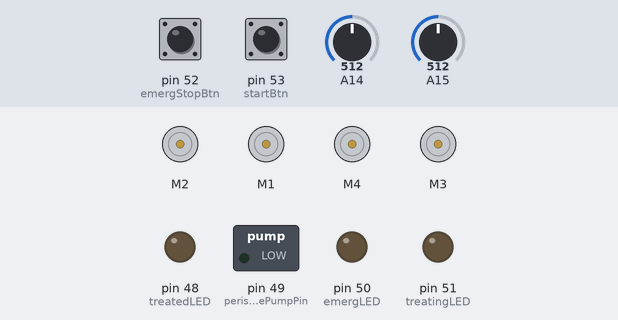
The sketch below on a simulated Arduino Mega 2560, built with avr-gcc and run on an emulated ATmega2560. Shown: 4 × DC motor (green arrow = forward, orange = backward, longer = faster), switched loads named in the sketch (green lamp = pin HIGH), output pins drawn as LEDs (lit = HIGH). Dashed ring = blinking. The inputs (shaded band) are chosen by the test bench; at power-on: pin 52 (emergStopBtn) HIGH, pin 53 (startBtn) HIGH, A14 = 512, A15 = 512. What the sketch prints to the serial monitor is not drawn.

Above: at 1.2 s.
1.3 s: pin 52 (emergStopBtn) pulled LOW for 0.15 s
At 1.4 s:
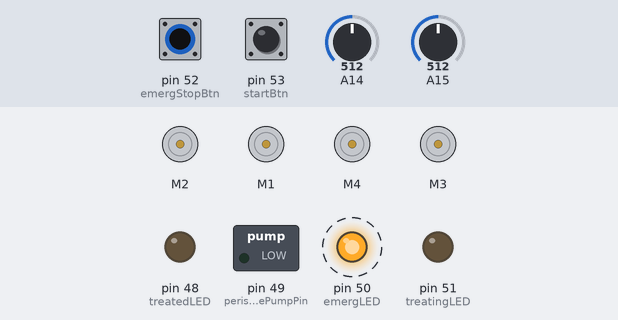
4.3 s: pin 53 (startBtn) pulled LOW for 0.15 s
At 4.6 s:
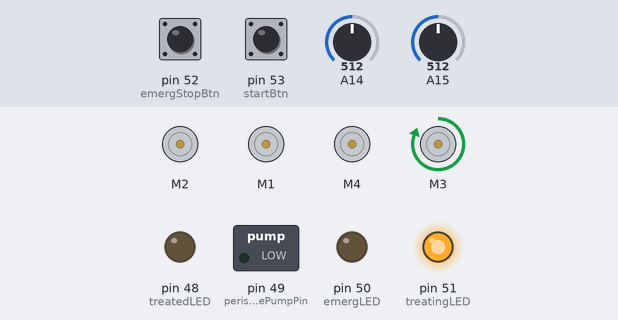
5.9 s: pin 52 (emergStopBtn) pulled LOW for 1 s
At 6.2 s:
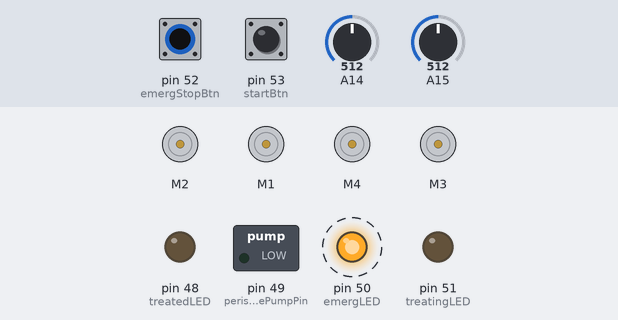
8.9 s: pin 53 (startBtn) pulled LOW for 1 s
At 19.3 s:
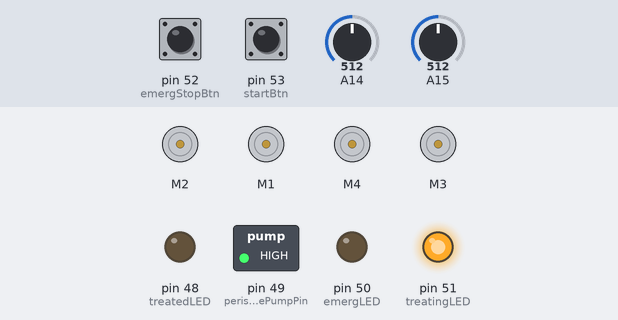
Timing chart, 0 to 25.4 s (numbered marks = the images above; inputs shaded):
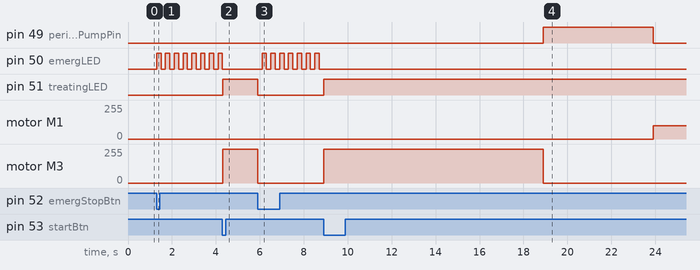

The sketch:

main.ino
```cpp
#include "turbiditySensor.h"
#include "control.h"
#include "comm.h"
#include "actuation.h"
#include "config.h"

#include "turbiditySensor.h"
#include "control.h"
#include "comm.h"
#include "actuation.h"
#include "config.h"

systemPhase phase = PHASE_DEFAULT;
unsigned long phaseStart = 0;

void setup() {
    initControls();
    initTurbidity();
    initActuators();
    initCommunication();
    initLEDS();

    phase = PHASE_DEFAULT;
    phaseStart = 0;

    float initialTurbIn = voltageToNTU(readTurbidityVoltage(turbidityInSens));
    float initialTurbOut = voltageToNTU(readTurbidityVoltage(turbidityOutSens));
    sendStatus(initialTurbIn, initialTurbOut, "offline", PHASE_DEFAULT, millis());
}

void loop() {
    unsigned long now = millis();

    static bool lastEmergencyState = false;
    bool emergencyState = emergencyPressed();

    if (emergencyState && !lastEmergencyState) {
        stopLED(treatingLED);
        stopLED(treatedLED);
        emergencyShutdown();
        phase = PHASE_EMERGENCY;

        sendStatus(
            voltageToNTU(readTurbidityVoltage(turbidityInSens)),
            voltageToNTU(readTurbidityVoltage(turbidityOutSens)),
            "emergency",
            PHASE_EMERGENCY,
            now
        );

        lastEmergencyState = emergencyState;
    }

    lastEmergencyState = emergencyState;

    switch (phase) {

        case PHASE_EMERGENCY:
            blinkLED(emergLED);
            if (startPressed()) {
                stopLED(emergLED);
                phase = PHASE_DEFAULT;
                phaseStart = now;
            }
            break;

        case PHASE_DEFAULT:
            stopActuators(PUMP_PERIS);
            stopActuators(MOTOR_MIX_FAST);
            stopActuators(MOTOR_MIX_SLOW);
            stopActuators(MOTOR_PRESS);
            stopActuators(PUMP_HORIZ);
            stopActuators(PUMP_CF);

            stopLED(treatingLED);
            stopLED(treatedLED);
            stopLED(emergLED);

            if (startPressed()) {
                phase = PHASE_IDLE;
                phaseStart = now;
                blinkLED(treatingLED);
            }
            break;

        case PHASE_IDLE:
            stopLED(treatingLED);
            stopLED(treatedLED);

            phase = PHASE_PRE_CF;
            phaseStart = now;
            blinkLED(treatingLED);

            runActuators(PUMP_CF);

            sendStatus(voltageToNTU(readTurbidityVoltage(turbidityInSens)),
                       voltageToNTU(readTurbidityVoltage(turbidityOutSens)),
                       "online",
                       PHASE_PRE_CF,
                       now);
            break;

        case PHASE_PRE_CF:
            runLED(treatingLED);

            if (now - phaseStart >= CF_PUMP_DURATION_MS) {
                stopActuators(PUMP_CF);
                phase = PHASE_DISPENSING;
                phaseStart = now;
                blinkLED(treatingLED);

                runActuators(PUMP_PERIS);

                sendStatus(voltageToNTU(readTurbidityVoltage(turbidityInSens)),
                           voltageToNTU(readTurbidityVoltage(turbidityOutSens)),
                           "treating",
                           PHASE_DISPENSING,
                           now);
            }
            break;

        case PHASE_DISPENSING:
            runLED(treatingLED);

            if (now - phaseStart >= DISPENSE_DURATION_MS) {
                stopActuators(PUMP_PERIS);
                phase = PHASE_MIXING_SLOW;
                phaseStart = now;
                blinkLED(treatingLED);

                runActuators(MOTOR_MIX_SLOW);

                sendStatus(voltageToNTU(readTurbidityVoltage(turbidityInSens)),
                           voltageToNTU(readTurbidityVoltage(turbidityOutSens)),
                           "treating",
                           PHASE_MIXING_SLOW,
                           now);
            }
            break;

        case PHASE_MIXING_SLOW:
            runLED(treatingLED);

            if (now - phaseStart >= SLOW_MIX_DURATION_MS) {
                stopActuators(MOTOR_MIX_SLOW);
                phase = PHASE_MIXING_FAST;
                phaseStart = now;
                blinkLED(treatingLED);

                runActuators(MOTOR_MIX_FAST);

                sendStatus(voltageToNTU(readTurbidityVoltage(turbidityInSens)),
                           voltageToNTU(readTurbidityVoltage(turbidityOutSens)),
                           "treating",
                           PHASE_MIXING_FAST,
                           now);
            }
            break;

        case PHASE_MIXING_FAST:
            blinkLED(treatingLED);

            if (now - phaseStart >= FAST_MIX_DURATION_MS) {
                stopActuators(MOTOR_MIX_FAST);
                phase = PHASE_PRESSING;
                phaseStart = now;
                blinkLED(treatingLED);

                runActuators(MOTOR_PRESS);

                sendStatus(voltageToNTU(readTurbidityVoltage(turbidityInSens)),
                           voltageToNTU(readTurbidityVoltage(turbidityOutSens)),
                           "treating",
                           PHASE_PRESSING,
                           now);
            }
            break;

        case PHASE_PRESSING:
            runLED(treatingLED);

            if (now - phaseStart >= PRESS_DURATION_MS) {
                stopActuators(MOTOR_PRESS);
                phase = PHASE_POST_PRESS;
                phaseStart = now;
                blinkLED(treatingLED);

                runActuators(PUMP_HORIZ);

                sendStatus(voltageToNTU(readTurbidityVoltage(turbidityInSens)),
                           voltageToNTU(readTurbidityVoltage(turbidityOutSens)),
                           "treating",
                           PHASE_POST_PRESS,
                           now);
            }
            break;

        case PHASE_POST_PRESS:
            blinkLED(treatingLED);
            runLED(treatedLED);

            if (now - phaseStart >= HORIZ_PUMP_DURATION_MS) {
                stopActuators(PUMP_HORIZ);
                phase = PHASE_TREATED;
                phaseStart = now;
                blinkLED(treatingLED);

                sendStatus(voltageToNTU(readTurbidityVoltage(turbidityInSens)),
                           voltageToNTU(readTurbidityVoltage(turbidityOutSens)),
                           "treated",
                           PHASE_TREATED,
                           now);
            }
            break;

        case PHASE_TREATED: {
            unsigned long elapsed = millis() - phaseStart;

            if (elapsed < 3 * 600) {
                if ((elapsed / 300) % 2 == 0) {
                    digitalWrite(treatedLED, HIGH);
                } else {
                    digitalWrite(treatedLED, LOW);
                }
            } else {
                digitalWrite(treatedLED, HIGH);
            }
            break;
        }

        default:
            break;
    }
}

// const int LED_ARRAY[] = {treatingLED, emergLED, treatedLED};
// void test_PUMP() {
//     for (int i = 0; i < 3; i++ ) {
//         runLED(LED_ARRAY[i]);
//         sendStatus(6, 7, "treating", PHASE_DISPENSING, millis());
//         delay(2000);
//         stopLED(LED_ARRAY[i]);
//     }
// }

// const ActuatorType PUMP_ARRAY[] = {PUMP_PERIS, PUMP_HORIZ, PUMP_CF};
// void test_PUMPS() {
//     for (int i = 0; i < 3; i++) {
//         runActuators(PUMP_ARRAY[i]);
//         sendStatus(6, 7, "treated", PHASE_MIXING_SLOW, millis());
//         delay(800);
//         stopActuators(PUMP_ARRAY[i]);
//     }
// }
```

actuation.h
```cpp
#ifndef ACTUATION_H
#define ACTUATION_H

#include <AFMotor.h>
#include "config.h"
#include "control.h"

extern bool horizSubPumpState;
extern bool perisDispensePumpState;
extern bool slowMixingMotorState;
extern bool fastMixingMotorState;
extern bool pressMotorState;
extern bool cfPumpState;

#define HORIZ_PUMP_SPEED 255 // change after testing
#define PERIS_DISPENSE_PUMP_SPEED 255 // change after testing (applies 2 all speed constants)
#define CF_PUMP_SPEED 255

#define SLOW_MIX_MOTOR_SPEED 100
#define FAST_MIX_MOTOR_SPEED 95

#define PRESS_MOTOR_SPEED 85

typedef enum {
    MOTOR_PRESS,
    MOTOR_MIX_SLOW,
    MOTOR_MIX_FAST,
    PUMP_PERIS,
    PUMP_HORIZ,
    PUMP_CF
} ActuatorType;


void initActuators();

void runActuators(ActuatorType actuator);
void stopActuators(ActuatorType actuator);

void emergencyShutdown();

#endif
```

actuation.ino
```cpp
#include "actuation.h"
#include "control.h"

AF_DCMotor pressMotor(2);  // Direct port number
AF_DCMotor mixingMotor(1); // Direct port number
AF_DCMotor horizSubPump(4); // Direct port number
AF_DCMotor cfPump(3);      // Direct port number

bool perisDispensePumpState = false;
bool horizSubPumpState = false;
bool cfPumpState = false;
bool pressMotorState = false;
bool slowMixingMotorState = false;
bool fastMixingMotorState = false;

void initActuators()
{
    pressMotor.setSpeed(0);
    mixingMotor.setSpeed(0);
    horizSubPump.setSpeed(0);
    cfPump.setSpeed(0);

    pressMotor.run(RELEASE);
    mixingMotor.run(RELEASE);
    horizSubPump.run(RELEASE);
    cfPump.run(RELEASE);
    pinMode(perisDispensePumpPin, OUTPUT);
}

void runActuators(ActuatorType actuator)
{
    switch (actuator)
    {
        case MOTOR_PRESS:
            pressMotor.setSpeed(PRESS_MOTOR_SPEED);
            pressMotor.run(FORWARD);
            pressMotorState = true;
            break;

        case MOTOR_MIX_SLOW:
            mixingMotor.setSpeed(SLOW_MIX_MOTOR_SPEED);
            mixingMotor.run(FORWARD);
            slowMixingMotorState = true;
            fastMixingMotorState = false;
            break;

        case MOTOR_MIX_FAST:
            mixingMotor.setSpeed(FAST_MIX_MOTOR_SPEED);
            mixingMotor.run(FORWARD);
            fastMixingMotorState = true;
            slowMixingMotorState = false;
            break;

        case PUMP_PERIS:
            digitalWrite(perisDispensePumpPin, HIGH);
            perisDispensePumpState = true;
            break;

        case PUMP_HORIZ:
            horizSubPump.setSpeed(HORIZ_PUMP_SPEED);
            horizSubPump.run(FORWARD);
            horizSubPumpState = true;
            break;

        case PUMP_CF:
            cfPump.setSpeed(CF_PUMP_SPEED);
            cfPump.run(FORWARD);
            cfPumpState = true;
            break;
    }
}

void stopActuators(ActuatorType actuator)
{
    switch (actuator)
    {
        case MOTOR_PRESS:
            pressMotor.run(RELEASE);
            pressMotorState = false;
            break;

        case MOTOR_MIX_SLOW:
        case MOTOR_MIX_FAST:
            mixingMotor.run(RELEASE);
            slowMixingMotorState = false;
            fastMixingMotorState = false;
            break;

        case PUMP_PERIS:
            digitalWrite(perisDispensePumpPin, LOW);
            perisDispensePumpState = false;
            break;

        case PUMP_HORIZ:
            horizSubPump.run(RELEASE);
            horizSubPumpState = false;
            break;

        case PUMP_CF:
            cfPump.run(RELEASE);
            cfPumpState = false;
            break;
    }
}

void emergencyShutdown()
{
    runLED(emergLED);
    stopActuators(PUMP_CF);
    stopActuators(PUMP_HORIZ);
    stopActuators(MOTOR_MIX_FAST);
    stopActuators(MOTOR_MIX_SLOW);
    stopActuators(MOTOR_PRESS);
    stopActuators(PUMP_PERIS);
    systemRunning = false;
}
```

comm.h
```cpp
#ifndef COMM_H
#define COMM_H

#include "control.h"

#define BAUD_RATE 115200
#define MAX_PAYLOAD_LEN 256

#define PAYLOAD_FORMAT "{\"turbidity_in\":%.2f,\"turbidity_out\":%.2f,\"status\":\"%s\",\"phase\":\"%s\",\"ts\":%lu}"

void sendStatus(float turbidity_in, float turbidity_out, String status, systemPhase phase, unsigned long timestamp);
void initCommunication();

void initLEDS();
void runLED(int led);
void stopLED(int led);
void blinkLED(int led);
void blinkLEDSLOW(int led);

#endif 
```

comm.ino
```cpp
#include "comm.h"
#include "control.h"

char payloadBuffer[MAX_PAYLOAD_LEN];

void initCommunication() {
    Serial.begin(BAUD_RATE);
}

void sendStatus(float turbidity_in, float turbidity_out, String status, systemPhase phase, unsigned long timestamp)
{
    String phaseStr = phaseToString(phase);

    Serial.print("{\"turbidity_in\": ");
    Serial.print(turbidity_in, 2);
    Serial.print(", \"turbidity_out\": ");
    Serial.print(turbidity_out, 2);
    Serial.print(", \"status\": \"");
    Serial.print(status);
    Serial.print("\", \"phase\": \"");
    Serial.print(phaseStr);
    Serial.print("\", \"ts\": ");
    Serial.print(timestamp);
    Serial.println("}");
}

void initLEDS() {
    pinMode(treatingLED, OUTPUT);
    pinMode(emergLED, OUTPUT);
    pinMode(treatedLED, OUTPUT);
}

void runLED (int led) {
    digitalWrite(led, HIGH);
}

void blinkLED(int led) {
    static unsigned long lastBlinkTime = 0;
    static bool ledState = false;

    if (millis() - lastBlinkTime >= 200) {
        ledState = !ledState;
        digitalWrite(led, ledState ? HIGH : LOW);
        lastBlinkTime = millis();
    }
}

void stopLED(int led) {
    digitalWrite(led, LOW);
}
```

control.h
```cpp
#ifndef CONTROL_H
#define CONTROL_H

#include "config.h"
#include "actuation.h"

extern bool systemRunning;
extern int lastStartReading;
extern int lastEmergReading;
extern long lastStartDebounce;
extern long lastEmergDebounce;

#define DEBOUNCE_DELAY 200


void initControls();
bool startPressed();
bool emergencyPressed();

String getSystemStatus(float turbidityOut);

bool systemRunningFlag();

enum systemPhase {
    PHASE_DEFAULT,
    PHASE_PRE_CF,
    PHASE_IDLE,
    PHASE_DISPENSING,
    PHASE_PRESSING,
    PHASE_MIXING_SLOW,
    PHASE_MIXING_FAST,
    PHASE_POST_PRESS,
    PHASE_TREATED,
    PHASE_EMERGENCY,
    DONE
};


systemPhase getCurrentPhase(float turbidityOut);
String phaseToString(systemPhase phase);


#endif
```

control.ino
```cpp
#include "control.h"

bool systemRunning = true;
static bool lastStartState = false;

void initControls() {
    pinMode(startBtn, INPUT_PULLUP);
    pinMode(emergStopBtn, INPUT_PULLUP);
}

bool startPressed() {
    return digitalRead(startBtn) == LOW;
}

bool emergencyPressed() {
    return digitalRead(emergStopBtn) == LOW;
}

bool systemRunningFlag() {
    bool startState = startPressed();

    if (emergencyPressed()) {
        systemRunning = false;
    } else if (startState && !lastStartState) {
        systemRunning = true;
    }

    lastStartState = startState;
    return systemRunning;
}

String getSystemStatus(float turbidityOut) {
    if (!systemRunning) return "offline";
    if (turbidityOut <= TREATED_THRESHOLD) return "treated";
    return "treating";
}

systemPhase getCurrentPhase(float turbidityOut) {
    if (!systemRunning) return PHASE_IDLE;
    if (perisDispensePumpState) return PHASE_DISPENSING;
    if (fastMixingMotorState && !slowMixingMotorState) return PHASE_MIXING_FAST;
    if (slowMixingMotorState && !fastMixingMotorState) return PHASE_MIXING_SLOW;
    if (pressMotorState) return PHASE_PRESSING;
    if (getSystemStatus(turbidityOut) == "treated") return PHASE_TREATED;
    return PHASE_IDLE;
}

String phaseToString(systemPhase phase) {
    switch (phase) {
        case PHASE_DEFAULT: return "default";
        case PHASE_IDLE: return "idle";
        case PHASE_PRE_CF: return "contaminated water dispensing";
        case PHASE_DISPENSING: return "coagulant dispensing";
        case PHASE_MIXING_FAST: return "fast mixing";
        case PHASE_MIXING_SLOW: return "slow mixing";
        case PHASE_PRESSING: return "filter pressing";
        case PHASE_TREATED: return "treated";
        case PHASE_POST_PRESS: return "transporting treated water";
        case PHASE_EMERGENCY: return "emergency";
        default: return "idle";
    }
}
```

motortest.ino
```cpp
// #include <AFMotor.h>

// AF_DCMotor m1(1);
// AF_DCMotor m2(2);
// AF_DCMotor m3(3);
// AF_DCMotor m4(4);

// void setup() {
//   Serial.begin(9600);

//   Serial.println("TEST M1");
//   m1.setSpeed(200);
//   m1.run(FORWARD);
//   delay(2000);
//   m1.run(RELEASE);

//   Serial.println("TEST M2");
//   m2.setSpeed(200);
//   m2.run(FORWARD);
//   delay(2000);
//   m2.run(RELEASE);

//   Serial.println("TEST M3");
//   m3.setSpeed(200);s
//   m3.run(FORWARD);
//   delay(2000);
//   m3.run(RELEASE);

//   Serial.println("TEST M4");
//   m4.setSpeed(200);
//   m4.run(FORWARD);
//   delay(2000);
//   m4.run(RELEASE);

//   Serial.println("DONE");
// }

// void loop() {}
```

turbiditySensor.h
```cpp
#ifndef TURBIDITYSENSOR_H
#define TURBIDITYSENSOR_H
#include "config.h"

void initTurbidity();
float readTurbidityVoltage(int turbiditySens);
float voltageToNTU(float v);

#endif
```

turbiditySensor.ino
```cpp
// turbidititty firmware
#include "turbiditySensor.h"

void initTurbidity() {
    pinMode(turbidityInSens, INPUT);
    pinMode(turbidityOutSens, INPUT);
}

float readTurbidityVoltage(int turbidityPin) {
  int raw = analogRead(turbidityPin);
  float voltage = raw * (5.0f / 1023.0f);
  return voltage;
}

// source: 2T equation from excel/putty data
float voltageToNTU(float v) {
    return -1120.4f * v * v + 5742.3f * v - 4352.9f;
}
```

config.h
```cpp
// GENERAL CONFIG FILE

#ifndef CONFIG_H
#define CONFIG_H

// pinout (0 is a placeholder until we wire)
const int turbidityOutSens = 47;
const int turbidityInSens = 46;

const int startBtn = 53;
const int emergStopBtn = 52;

const int treatingLED = 51;
const int emergLED = 50;
const int treatedLED = 48;

const int mixingMotorPin = 2;
const int pressMotorPin = 1;

const int horizSubPumpPin = 3;
const int cfPumpPin = 4;
const int perisDispensePumpPin = 49; // relay


#define TREATED_THRESHOLD 500 // can implement after testing

// timing constants
#define DISPENSE_DURATION_MS 5000
#define PRESS_DURATION_MS 5000
#define SLOW_MIX_DURATION_MS 10000
#define FAST_MIX_DURATION_MS 10000
#define HORIZ_PUMP_DURATION_MS 10000
#define CF_PUMP_DURATION_MS 10000

#endif
```

Measured:
- after the input at 1.3 s, pin 50 (emergLED): alternates HIGH for 0.20 s and LOW for 0.20 s, starting at once
- after the input at 4.3 s, pin 50 (emergLED): goes on until 4.3 s, then stays LOW; pin 51 (treatingLED): LOW → HIGH at once; motor M3: stopped → forward 255/255 at once
- after the input at 5.9 s, pin 50 (emergLED): alternates HIGH for 0.20 s and LOW for 0.20 s, starting after 0.20 s; pin 51 (treatingLED): HIGH → LOW at once; motor M3: forward 255/255 → stopped at once
- after the input at 8.9 s, pin 49 (perisDispensePumpPin): LOW → HIGH after 10.0 s, → LOW 5.0 s later; pin 50 (emergLED): stops changing and stays LOW; pin 51 (treatingLED): LOW → HIGH at once; motor M1: stopped → forward 100/255 after 15.0 s; motor M3: stopped → forward 255/255 at once, → stopped 10.0 s later
